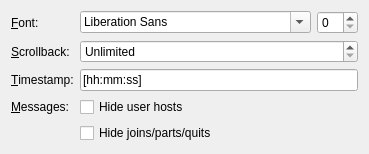
<?xml version="1.0" encoding="UTF-8"?>
<ui version="4.0">
 <class>BasicSettingsPage</class>
 <widget class="QWidget" name="BasicSettingsPage">
  <layout class="QFormLayout" name="formLayout">
   <item row="0" column="0">
    <widget class="QLabel" name="label_2">
     <property name="text">
      <string>&amp;Font:</string>
     </property>
     <property name="buddy">
      <cstring>fontComboBox</cstring>
     </property>
    </widget>
   </item>
   <item row="0" column="1">
    <layout class="QHBoxLayout" name="horizontalLayout">
     <item>
      <widget class="QFontComboBox" name="fontComboBox">
       <property name="sizePolicy">
        <sizepolicy hsizetype="MinimumExpanding" vsizetype="Fixed">
         <horstretch>0</horstretch>
         <verstretch>0</verstretch>
        </sizepolicy>
       </property>
      </widget>
     </item>
     <item>
      <widget class="QSpinBox" name="sizeSpinBox"/>
     </item>
    </layout>
   </item>
   <item row="1" column="0">
    <widget class="QLabel" name="label_3">
     <property name="text">
      <string>&amp;Scrollback:</string>
     </property>
     <property name="buddy">
      <cstring>blockSpinBox</cstring>
     </property>
    </widget>
   </item>
   <item row="1" column="1">
    <widget class="QSpinBox" name="blockSpinBox">
     <property name="specialValueText">
      <string>Unlimited</string>
     </property>
     <property name="maximum">
      <number>10000</number>
     </property>
     <property name="singleStep">
      <number>10</number>
     </property>
     <property name="value">
      <number>0</number>
     </property>
    </widget>
   </item>
   <item row="2" column="0">
    <widget class="QLabel" name="label">
     <property name="text">
      <string>&amp;Timestamp:</string>
     </property>
     <property name="buddy">
      <cstring>timeStampEdit</cstring>
     </property>
    </widget>
   </item>
   <item row="2" column="1">
    <widget class="QLineEdit" name="timeStampEdit">
     <property name="text">
      <string>[hh:mm:ss]</string>
     </property>
    </widget>
   </item>
   <item row="3" column="0">
    <widget class="QLabel" name="label_4">
     <property name="text">
      <string>&amp;Messages:</string>
     </property>
     <property name="buddy">
      <cstring>stripNicksCheckBox</cstring>
     </property>
    </widget>
   </item>
   <item row="3" column="1">
    <widget class="QCheckBox" name="stripNicksCheckBox">
     <property name="text">
      <string>Hide user hosts</string>
     </property>
    </widget>
   </item>
   <item row="4" column="1">
    <widget class="QCheckBox" name="hideEventsCheckBox">
     <property name="text">
      <string>Hide joins/parts/quits</string>
     </property>
    </widget>
   </item>
  </layout>
 </widget>
 <tabstops>
  <tabstop>fontComboBox</tabstop>
  <tabstop>sizeSpinBox</tabstop>
  <tabstop>blockSpinBox</tabstop>
  <tabstop>timeStampEdit</tabstop>
  <tabstop>stripNicksCheckBox</tabstop>
 </tabstops>
 <resources/>
 <connections/>
</ui>
